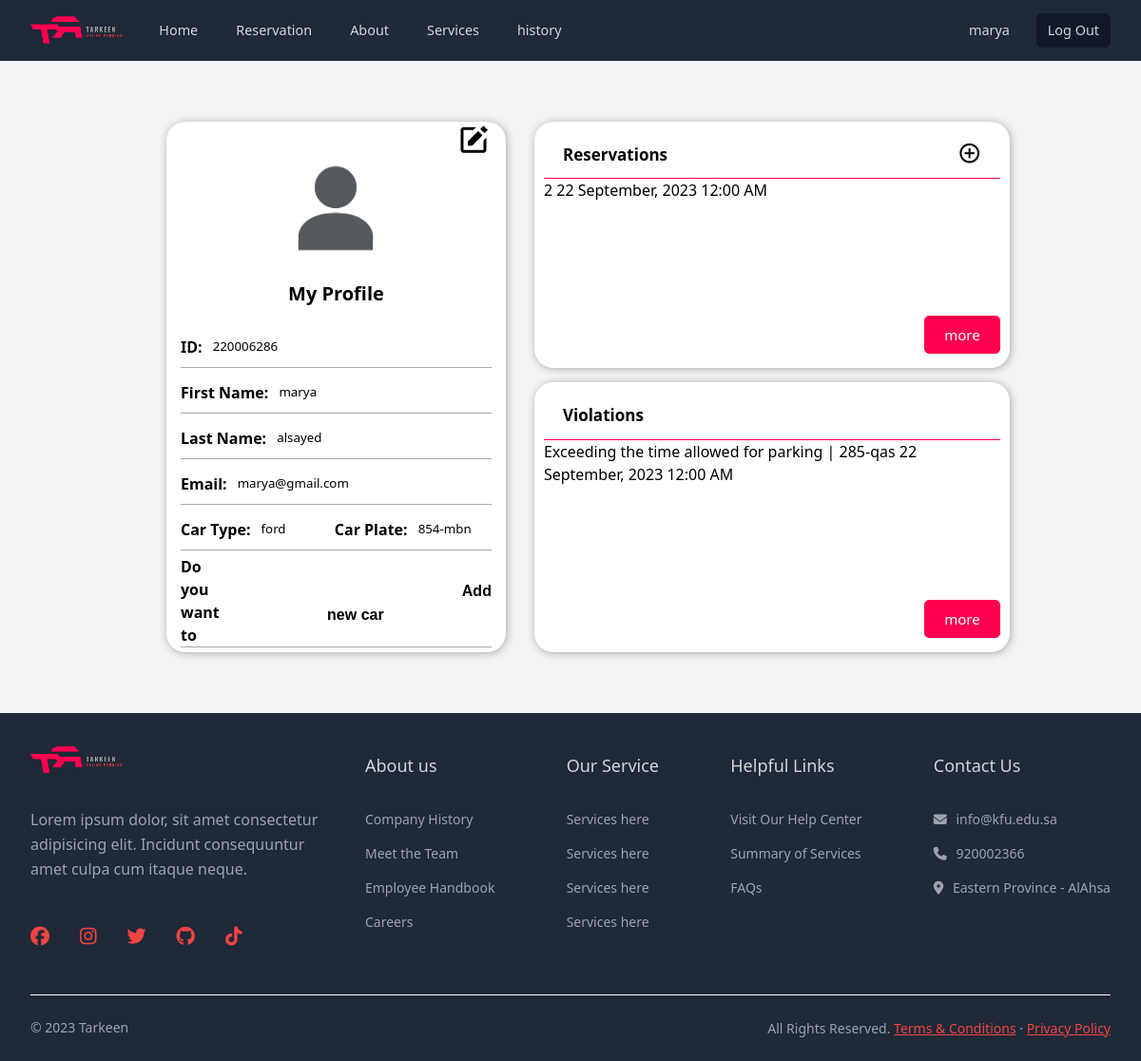
/home.php (signed in), run on the app's committed database.
### tables this page shows
CREATE TABLE Users
(
    user_id            int(128) NOT NULL,
    first_name         varchar(50)  NOT NULL,
    last_name          varchar(50)  NOT NULL,
    `password`         varchar(250) NOT NULL,
    email              varchar(250) NOT NULL,
    user_type_id       int (128) NOT NULL,
    reset_token        varchar(256),
    reset_token_expiry datetime,
    PRIMARY KEY
        (user_id),
    FOREIGN KEY
        (user_type_id) REFERENCES UserTypes
        (user_type_id)
);

CREATE TABLE Cars
(
    car_id    int(128) NOT NULL
        AUTO_INCREMENT,
    car_type  varchar(15) NOT NULL,
    car_plate varchar(15) NOT NULL,
    owner_id  int (128) NOT NULL,
    deleted   tinyint(1) NOT NULL DEFAULT 0,
    PRIMARY KEY
        (car_id),
    FOREIGN KEY
        (owner_id) REFERENCES Users
        (user_id)
);

CREATE TABLE Reservation
(
    reservation_id       int(128) NOT NULL
        AUTO_INCREMENT,
    reservation_datetime datetime NOT NULL,
    extensions_count     int (10) DEFAULT 0,
    enter_datetime       datetime (6),
    exit_datetime        datetime (6),
    parking_id           int (128) NOT NULL,
    car_id               int (128) NOT NULL,
    reserver_id          int (128) NOT NULL,
    PRIMARY KEY
        (reservation_id),
    FOREIGN KEY
        (parking_id) REFERENCES ParkingSpots
        (parking_id),
    FOREIGN KEY
        (car_id) REFERENCES Cars
        (car_id),
    FOREIGN KEY
        (reserver_id) REFERENCES Users
        (user_id)
);

CREATE TABLE ParkingSpots
(
    parking_id     int(128) NOT NULL
        AUTO_INCREMENT,
    zone_number    varchar(10) NOT NULL,
    floor_number   int (10) NOT NULL,
    parking_number int (10) NOT NULL,
    PRIMARY KEY
        (parking_id)
);

CREATE TABLE Violations
(
    violation_id           int(128) NOT NULL
        AUTO_INCREMENT,
    violation_datetime     datetime NOT NULL,
    violation_end_datetime datetime NOT NULL,
    car_id                 int (128) NOT NULL,
    violation_type_id      int (128) NOT NULL,
    violator_id            int (128) NOT NULL,
    violated_id            int (128) NOT NULL,
    note                   varchar(256),

    PRIMARY KEY
        (violation_id),
    FOREIGN KEY
        (car_id) REFERENCES Cars
        (car_id),
    FOREIGN KEY
        (violation_type_id) REFERENCES ViolationTypes
        (violation_type_id),
    FOREIGN KEY
        (violator_id) REFERENCES Users
        (user_id),
    FOREIGN KEY
        (violated_id) REFERENCES Users
        (user_id)
);

CREATE TABLE ViolationTypes
(
    violation_type_id int(128) NOT NULL
        AUTO_INCREMENT,
    `name`            varchar(256) NOT NULL,
    number_of_days    int(128),
    PRIMARY KEY
        (violation_type_id)
);

### snippets/get_user.php (called while the page is built, shortened)
<?php
if (isset($_SESSION['user_id'])) {
    $user_id = $_SESSION['user_id'];
    $query = "SELECT * FROM users WHERE user_id = ?";
    $stmt = $connection->prepare($query);
    $stmt->bind_param("i", $user_id);
    $stmt->execute();
    $result = $stmt->get_result();
    $user = $result->fetch_assoc();
    $queryCars = "SELECT car_id, car_type, car_plate FROM cars WHERE owner_id = ? and deleted=FALSE";
    $stmtCars = $connection->prepare($queryCars);
    $stmtCars->bind_param("i", $user_id);
    $stmtCars->execute();
    $resultCars = $stmtCars->get_result();
    $cars = array();
    while ($row = $resultCars->fetch_assoc()) {
        $cars[] = $row;
    }
    $user['cars'] = $cars;
    $reservationQuery = "SELECT reservation.reservation_id, reservation.reservation_datetime, reservation.extensions_count, parkingspots.parking_number
                        FROM `reservation`
                        JOIN `parkingspots` ON parkingspots.parking_id = reservation.parking_id
                        WHERE reservation.reserver_id = ?
                        ORDER BY reservation.reservation_datetime DESC";
    $stmtReservations = $connection->prepare($reservationQuery);
    $stmtReservations->bind_param("i", $user_id);
    $stmtReservations->execute();
    $resultReservations = $stmtReservations->get_result();
    $reservations = array();
    while ($row = $resultReservations->fetch_assoc()) {
        $reservations[] = $row;
    }
    $user['reservations'] = $reservations;
    if ($user["user_type_id"] == "3") {
        $vailoationQuery = "SELECT violations.violation_id, violationtypes.name, violations.violation_datetime,violations.note, cars.car_plate
                        FROM `violations`
                        JOIN `violationtypes` ON violationtypes.violation_type_id = violations.violation_type_id
                        JOIN `cars` ON cars.car_id = violations.car_id
                        WHERE violations.violated_id = ?
                        ORDER BY violations.violation_datetime DESC";
    } else {
        $vailoationQuery = "SELECT violations.violation_id, violationtypes.name, violations.violation_datetime,violations.note, cars.car_plate
                        FROM `violations`
                        JOIN `violationtypes` ON violationtypes.violation_type_id = violations.violation_type_id
                        JOIN `cars` ON cars.car_id = violations.car_id
                        WHERE violations.violator_id = ?
                        ORDER BY violations.violation_datetime DESC";
    }
    $stmtViolations = $connection->prepare($vailoationQuery);
    $stmtViolations->bind_param("i", $user_id);
    $stmtViolations->execute();
    $resultViolations = $stmtViolations->get_result();
    $violations = array();
    while ($row = $resultViolations->fetch_assoc()) {
        $violations[] = $row;
    }
    $user['violations'] = $violations;
}

### snippets/base.php (called while the page is built, shortened)
<?php
include "database_connection.php";
include "get_user.php";

### home.php (the view, shortened to what this page needs)
<?php include "snippets/base.php" ?>
<!DOCTYPE html>
<html lang="en">
<head>
    <?php include "snippets/layout/head.php" ?>
    <link rel="stylesheet" href="/assets/css/profilestyle.css">
</head>
<body class="body">
<?php include "snippets/layout/header.php" ?>
<main>
    <div class="container-profile">
        <div class="left">
            <form action="" method="POST" id="user-form">
                <div id="actions">
                    <i class="bx bxs-edit bx-md" id="edit"></i>
                </div>
                <div class="img-container">
                    <img src="/assets/img/User-avatar.png" alt="" width="30%" height="30%">
                </div>
                <h3>My Profile</h3>
                <div class="fields">
                    <label for="">
                        <span>ID:</span>
                        <input type="text" name="user_id" value="<?= $user['user_id'] ?>" readonly>
                    </label>
                    <label for="">
                        <span>First Name:</span>
                        <input class="editable" type="text" name="first_name" value="<?= $user['first_name'] ?>"
                               readonly>
                    </label>
                    <label for="">
                        <span>Last Name:</span>
                        <input class="editable" type="text" name="last_name" value="<?= $user['last_name'] ?>" readonly>
                    </label>
                    <label for="">
                        <span>Email:</span>
                        <input class="editable" type="email" name="email" value="<?= $user['email'] ?>" readonly>
                    </label>
                    <?php if ($user["user_type_id"] == "1" || $user["user_type_id"] == "2"): ?>
                        <?php foreach ($user["cars"] as $car): ?>
                            <label for="">
                                <span>Car Type:</span>
                                <input class="editable" type="text" name="car_type1"
                                       value="<?= $car['car_type'] ?? '' ?>" readonly>
                                <span>Car Plate:</span>
                                <input class="editable" type="text" name="car_plate1"
                                       value="<?= $car['car_plate'] ?? '' ?>" readonly>
                            </label>
                        <?php endforeach; ?>
                        <?php if (count($user["cars"]) <= 1): ?>
                            <label for="">
                                <span>Do you want to</span>
                                <p><span id="new car" class="new-car">Add new car</span></p>
                            </label>
                        <?php endif; ?>
                    <?php endif; ?>
                </div>
            </form>
        </div>
        <div class="right">
            <?php if ($user["user_type_id"] == "1" || $user["user_type_id"] == "2"): ?>
                <div class="violation">
                    <div class="title">
                        <span>Reservations</span>
                        <i class="bx bx-plus-circle bx-sm" style="float: right"
                           onclick="window.location.href = '/reservations/create.php'">
                        </i>
                    </div>
                    <ul class="reservations-list">
                        <?php
                        if (count($user['reservations']) > 0) {
                            $displayedReservations = 0;
                            foreach ($user['reservations'] as $reservation) {
                                if ($displayedReservations < 3) {
                                    ?>
                                    <a href="/reservations/show.php?reservation_id=<?= $reservation['reservation_id'] ?>"
                                       class="link">
                                        <li>
                                            <span><?= $reservation['parking_number'] ?></span>
                                            <span><?= date('d F, Y h:i A', strtotime($reservation['reservation_datetime'])) ?></span>
                                        </li>
                                    </a>
                                    <?php
                                    $displayedReservations++;
                                } else {
                                    break;
                                }
                            }
                        }
                        ?>
                    </ul>
                    <div class="more">
                        <button class="more-btn reservations-more-btn">
                            more
                        </button>
                    </div>
                </div>
            <?php endif; ?>
            <div class="violation">
                <div class="title">
                    <span>Violations</span>
                </div>
                <ul class="violation-list">
                    <?php
                    if (isset($user['violations']) && count($user['violations']) > 0) {
                        $displayedViolations = 0;
                        foreach ($user['violations'] as $violation) {
                            if ($displayedViolations < 3) {
                                ?>
                                <li>
                                    <span><?php echo $violation['name'] . '  |   ' . $violation['car_plate']; ?></span>
                                    <span><?php echo date('d F, Y h:i A', strtotime($violation['violation_datetime'])) ?></span>
                                </li>
                                <?php
                                $displayedViolations++;
                            } else {
                                break;
                            }
                        }
                    }
                    ?>
                </ul>
                <div class="more">
                    <button class="more-btn violation-more-btn">
                        more
                    </button>
                </div>
            </div>
        </div>
    </div>
</main>
<?php include "snippets/layout/footer.php" ?>
</body>
</html>

### snippets/layout/header.php (shortened to what this page needs)
<nav>
    <div class="nav-cont">
        <div class='cont-menu'>
            <ul class="menu menu-logo">
                <li class="logo"><a href="/"><img src="../assets/img/logo2.png" alt=""></a></li>
            </ul>
            <ul class="menu desk-menu">
                <li class="item"><a href="/home.php">Home</a></li>
                <li class="item"><a href="/reservations/create.php">Reservation</a></li>
                <li class="item"><a href="#">About</a></li>
                <li class="item"><a href="#">Services</a></li>
                <li class="item"><a href="#">history</a></li>
            </ul>
        </div>
        <ul class="menu">
            <?php if (isset($user)): ?>
                <li class="item button secondary"><a href="/home.php"><?php echo $user['first_name']; ?></a></li>
                <li class="item button"><a href="/auth/logout.php">Log Out</a></li>
            <?php else: ?>
                <li class="item button"><a href="/auth/login.php">Log In</a></li>
            <?php endif; ?>
        </ul>
    </div>
</nav>

### data on the page
users: first_name "marya", user_id "220006286", last_name "alsayed", email "marya@gmail.com"
cars: car_type1 "ford", car_plate1 "854-mbn"
reservation: parking.parking_number "2", reservation_datetime "22 September, 2023 12:00 AM"
violations: violation_type.name "Exceeding the time allowed for parking", car.car_plate "285-qas", violation_datetime "22 September, 2023 12:00 AM"
